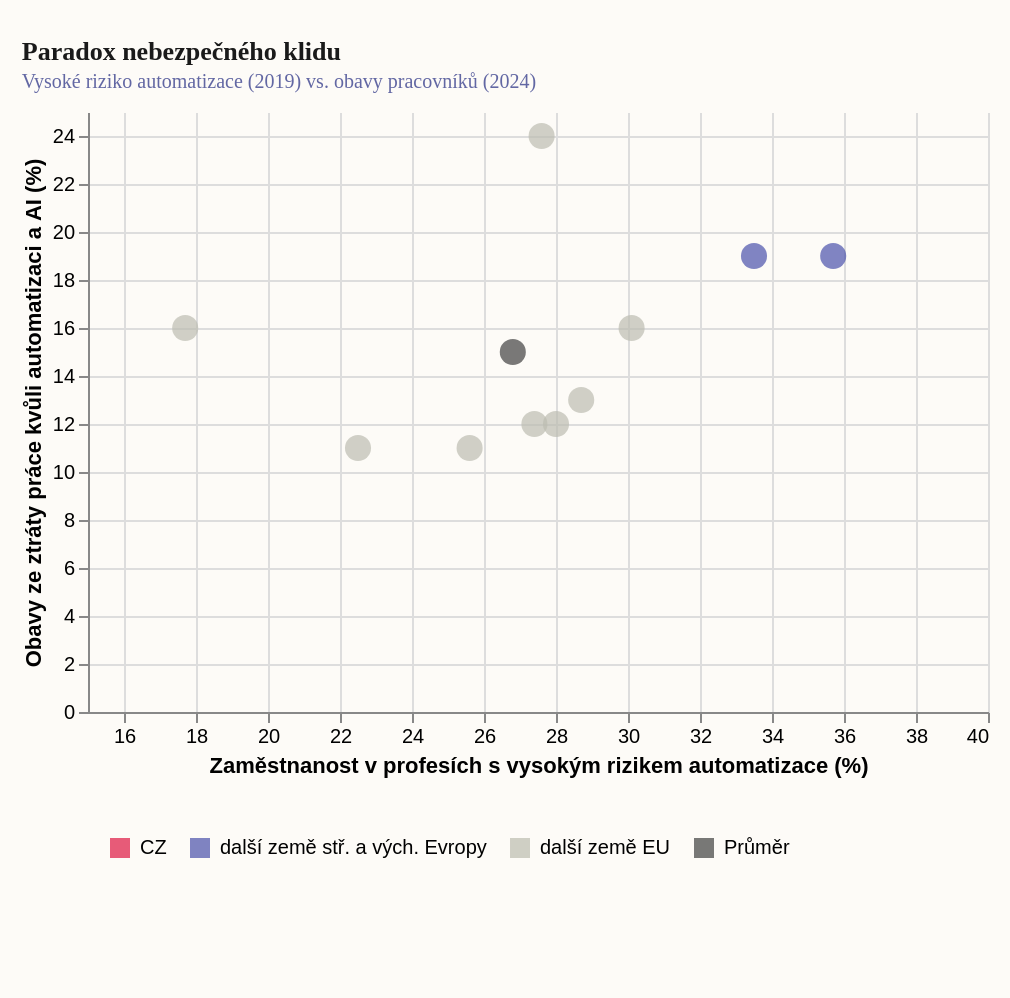

Vega-Lite specification stored for this chart:
### Vega-Lite specification from a JSON file in a GitHub repository (floating-point values rounded to 4 significant figures)
{"_source": "Zdroje: [OECD Employment Outlook 2023, Fig. 4.20 – occupations at highest risk of automation, 2019](https://stat.link/xkr98z), [Cedefop 2024 – Fear of losing your job due to AI](https://digital-skills-jobs.europa.eu/en/latest/news/ai-changing-workplaces-slovakia)", "$schema": "https://vega.github.io/schema/vega-lite/v5.json", "description": "Paradox nebezpečného klidu: klasické automatizační riziko vs. obavy pracovníků ze ztráty práce kvůli automatizaci a AI", "width": 450, "height": 300, "padding": {"top": 20, "left": 10, "right": 10, "bottom": 60}, "autosize": {"type": "pad", "resize": true}, "background": "#fdfbf7", "title": {"text": "Paradox nebezpečného klidu", "subtitle": "Vysoké riziko automatizace (2019) vs. obavy pracovníků (2024)", "font": "Roboto Slab", "fontSize": 13, "fontWeight": "bold", "anchor": "start", "color": "#1a1a1a", "subtitleFont": "Work Sans", "subtitleFontSize": 10, "subtitleColor": "#6267a3", "offset": 10}, "data": {"values": [{"country": "Česko", "automation_risk": 35.2, "fear": 7, "cat": "Česko", "note": "OECD 2023: jedna z nejvyšších hodnot; Cedefop 2024: nejnižší obavy"}, {"country": "Slovensko", "automation_risk": 35.7, "fear": 19, "cat": "další země stř. a vých. Evropy", "note": "OECD 2023: jedna z nejvyšších hodnot; Cedefop 2024: 19 % obav"}, {"country": "Polsko", "automation_risk": 33.5, "fear": 19, "cat": "další země stř. a vých. Evropy", "note": "OECD 2023 StatLink; Cedefop 2024 chart"}, {"country": "Řecko", "automation_risk": 27.6, "fear": 24, "cat": "další země EU", "note": "OECD 2023: blízko průměru OECD; Cedefop 2024: nejvyšší obavy"}, {"country": "Portugalsko", "automation_risk": 30.1, "fear": 16, "cat": "další země EU", "note": "OECD 2023 StatLink; Cedefop 2024 chart"}, {"country": "Německo", "automation_risk": 28.7, "fear": 13, "cat": "další země EU", "note": "OECD 2023 StatLink; Cedefop 2024 chart"}, {"country": "Španělsko", "automation_risk": 28.0, "fear": 12, "cat": "další země EU", "note": "OECD 2023 StatLink; Cedefop 2024 chart"}, {"country": "Francie", "automation_risk": 27.4, "fear": 12, "cat": "další země EU", "note": "OECD 2023 StatLink; Cedefop 2024 chart"}, {"country": "Belgie", "automation_risk": 25.6, "fear": 11, "cat": "další země EU", "note": "OECD 2023 StatLink; Cedefop 2024 chart"}, {"country": "Irsko", "automation_risk": 22.5, "fear": 11, "cat": "další země EU", "note": "OECD 2023 StatLink; Cedefop 2024 chart"}, {"country": "Lucembursko", "automation_risk": 17.7, "fear": 16, "cat": "další země EU", "note": "OECD 2023: nejnižší automatizační riziko v grafu; Cedefop 2024 chart"}, {"country": "Referenční průměr", "automation_risk": 26.8, "fear": 15, "cat": "Průměr", "note": "OECD průměr automatizačního rizika; Cedefop uvádí průměr sledovaných zemí pod 15 %"}]}, "mark": {"type": "point", "size": 170, "filled": true}, "encoding": {"x": {"field": "automation_risk", "type": "quantitative", "title": "Zaměstnanost v profesích s vysokým rizikem automatizace (%)", "scale": {"domain": [15, 40]}, "axis": {}}, "y": {"field": "fear", "type": "quantitative", "title": "Obavy ze ztráty práce kvůli automatizaci a AI (%)", "scale": {"domain": [0, 25]}, "axis": {}}, "color": {"field": "cat", "type": "nominal", "scale": {"domain": ["CZ", "další země stř. a vých. Evropy", "další země EU", "Průměr"], "range": ["#de1743", "#4a51ab", "#bcbcb0", "#404040"]}, "legend": {"title": null, "orient": "bottom", "offset": 20, "symbolType": "square", "padding": 10}}, "tooltip": [{"field": "country", "title": "Země / reference"}, {"field": "automation_risk", "title": "Automatizační riziko (%)"}, {"field": "fear", "title": "Obavy (%)"}, {"field": "note", "title": "Poznámka"}]}, "config": {"view": {"stroke": "transparent"}}}
